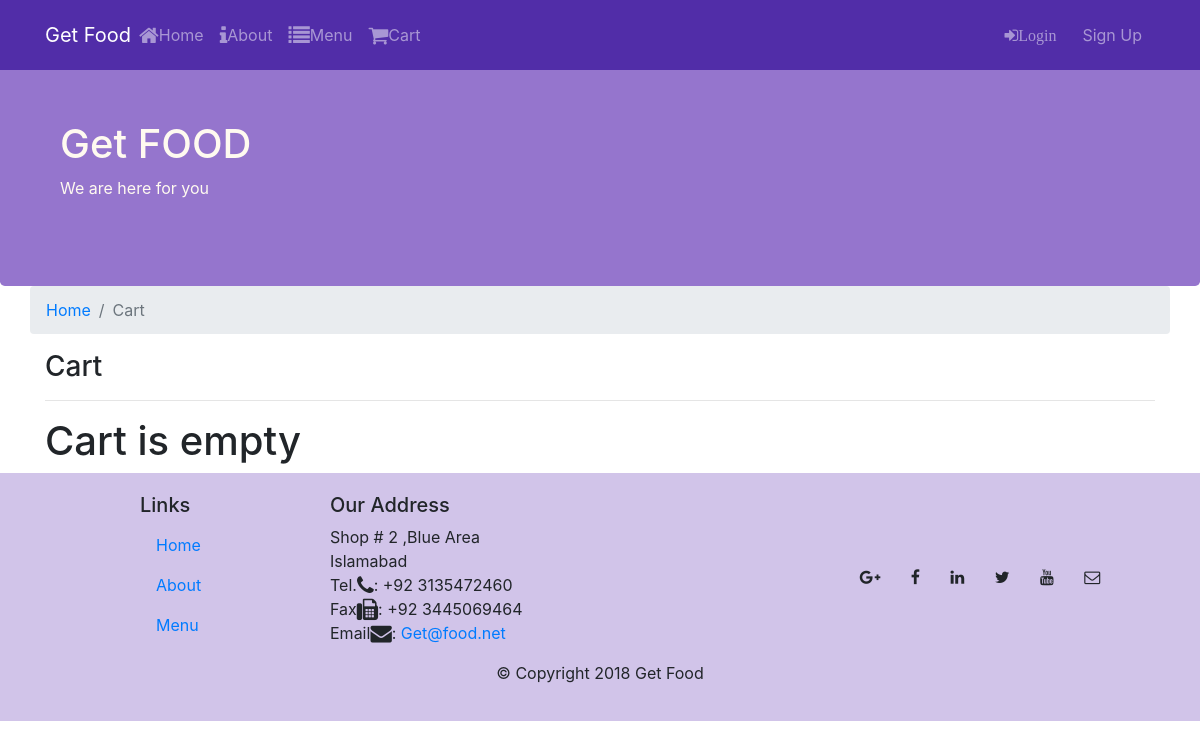
Page /cart.php?user=2 on the earlier database version.
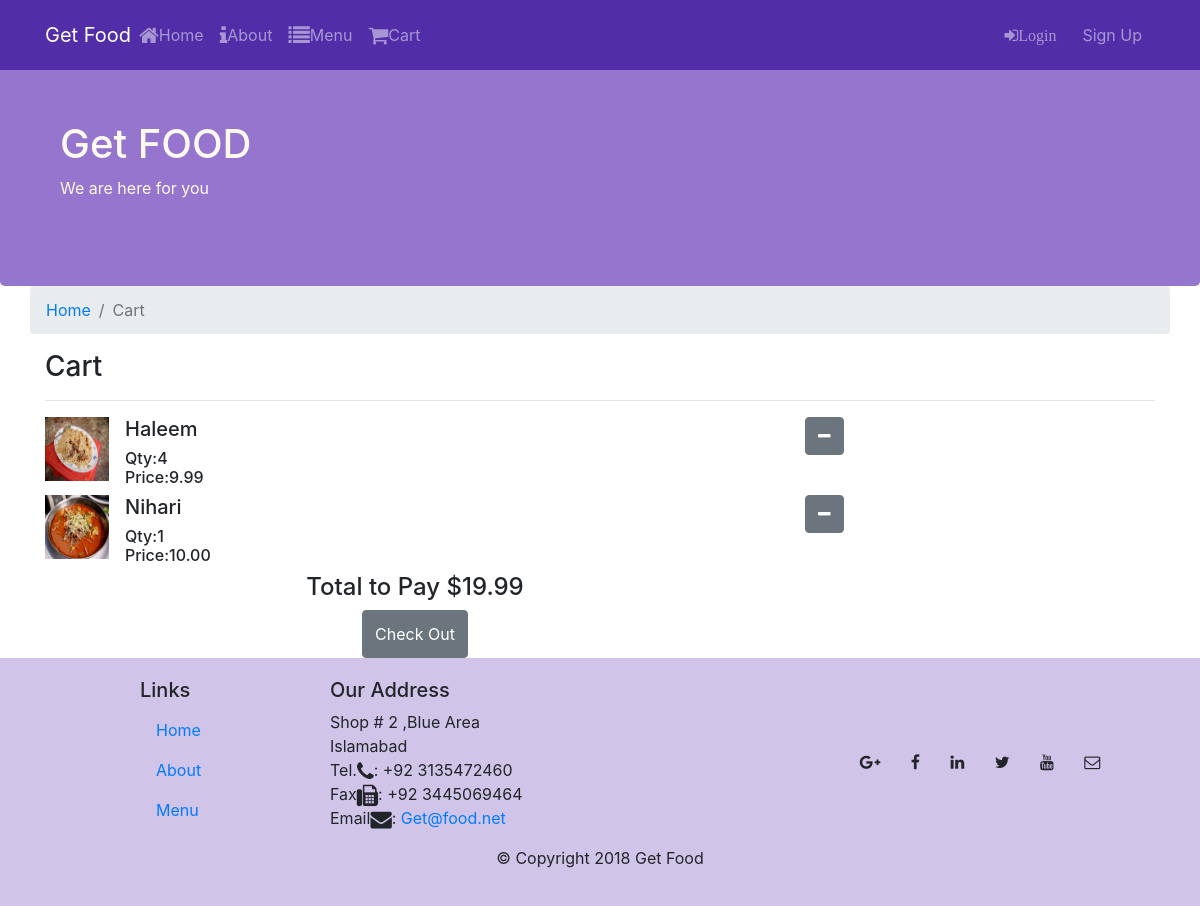
Same page on the later database version.
### tables this page shows
CREATE TABLE `cart` (
  `cart_id` int(11) NOT NULL,
  `user_id` int(11) NOT NULL,
  `item_id` int(11) NOT NULL,
  `qty` int(10) NOT NULL DEFAULT 1,
  `isDone` tinyint(1) NOT NULL DEFAULT 0
);

CREATE TABLE `dishes` (
  `id` int(11) NOT NULL,
  `dish_name` varchar(20) NOT NULL,
  `dish_detail` text NOT NULL,
  `dish_image` varchar(50) NOT NULL,
  `dish_price` double(5,2) NOT NULL DEFAULT 9.99,
  `dish_featured` tinyint(4) NOT NULL DEFAULT 0
);

### cart.php (the view, shortened to what this page needs)
<!DOCTYPE html>
<html lang="en">
<head>
    <link rel="stylesheet" href="https://stackpath.bootstrapcdn.com/bootstrap/4.5.0/css/bootstrap.min.css">
    <link rel="stylesheet" href="css/styles.css">
    <link rel="stylesheet" href="https://cdnjs.cloudflare.com/ajax/libs/bootstrap-social/5.1.1/bootstrap-social.min.css" />
    <link rel="stylesheet" href="https://stackpath.bootstrapcdn.com/font-awesome/4.7.0/css/font-awesome.min.css">
</head>
<body>
    <?php include 'header.php' ?>
    <div class='container'>
        <div class="row">
            <ol class="col-12 breadcrumb">
                <li class="breadcrumb-item"><a href="index.php">Home</a></li>
                <li class="breadcrumb-item active">Cart</li>
            </ol>
            <div class="col-12">
                <h3>Cart</h3>
                <hr>
            </div>
        </div>
            <?php
                include 'connect.php';
                $userId=$_GET['user'];
                $sql="SELECT * FROM `cart` INNER JOIN `dishes`
                ON cart.item_id=dishes.id WHERE user_id=$userId AND isDone=0";
                $result = $conn->query($sql);
                $total=0;
                if($result->num_rows>0){
                    while($row = $result->fetch_assoc()){
                       echo"
                       <form class='cartForm' method='POST' action='cart.php?dish=".$row['cart_id']."&user=".$userId."'>
                       <div class='row'>
                        <div class='col-12 col-md-8 media'>
                            <img class='mr-3' src=".$row['dish_image']." alt='".$row['dish_name']."' width='64px' height='64px'>
                            <div class='media-body'>
                            <h5 class='mt-0'>".$row['dish_name']."</h5>
                            <h6>Qty:".$row['qty']."<br>Price:".$row['dish_price']."</h6>
                          </div>
                        </div>
                        <div class='col-12 col-md-4'>
                            <button type='submit' id='dish_".$row['cart_id']."' class='btn btn-secondary' name='removeDish'><span class='fa fa-minus'></span></button>
                        </div>
                        </div>
                        </form>
                        ";
                        $total+=$row['dish_price'];
                    }
                    echo "
                        <div class='col-8 d-flex justify-content-center'>
                            <h4>Total to Pay $$total</h4>
                        </div>
                        <form class='checkout' method='POST' action='cart.php?user=".$userId."'>
                            <div class='col-8 d-flex justify-content-center'>
                                <button id='total' class='btn btn-secondary' type='submit' name='checkout'>Check Out</button>
                                <br><br>
                            </div>
                        </form>
                    ";
                }
                else{
                    echo "<h1>Cart is empty</h1>";
                }
            ?>
    </div>
    <?php include 'footer.php' ?>
</body>
</html>

### header.php (shortened to what this page needs)
<nav class="navbar navbar-dark navbar-expand-sm fixed-top ">
        <div class="container">
            <a class="navbar-brand mr-auto" href="index.php">Get Food</a>
            <div class="collapse navbar-collapse" id="Navbar">
                <ul class="navbar-nav mr-auto">
                    <li class="nav-item"><a class="nav-link" href="index.php"><span class="fa fa-home fa-lg"></span>Home</a></li>
                    <li class="nav-item"><a class="nav-link" href="about.php"><span class="fa fa-info fa-lg"></span>About</a></li>
                    <li class="nav-item"><a class="nav-link" href="menu.php"><span class="fa fa-list fa-lg"></span>Menu</a></li>
                    <div id='cartLink'></div>
              </ul>
                <span class='navbar-text'  id='loginButton'>
                </span>
                <span class='navbar-text'  id='signupButton'>
                </span>
            </div>
        </div>
    </nav>
    <header class="jumbotron">
        <div class="container">
            <div class="row row-header align-items-center">
                <div class="col-12 col-sm-6">
                    <h1>Get FOOD</h1>
                    <p>We are here for you</p>
                </div>
            </div>
        </div>
    </header>

### footer.php
    <footer class="footer">
        <div class="container">
            <div class="row">
                <div class="col-4 offset-1 col-sm-2">
                    <h5>Links</h5>
                    <ul class="list-unstyled">
                    <a class="nav-link" href="index.php">Home</a>
                    <a class="nav-link" href="about.php">About</a>
                    <a class="nav-link" href="menu.php">Menu</a>
                    </ul>
                </div>
                <div class="col-7 col-sm-5">
                    <h5>Our Address</h5>
                    <address>
		              Shop # 2 ,Blue Area<br>
		              Islamabad<br>
		              Tel.<i class="fa fa-phone fa-lg"></i>: +92 3135472460<br>
		              Fax<i class="fa fa-fax fa-lg"></i>: +92 3445069464<br>
		              Email<i class="fa fa-envelope fa-lg"></i>: <a href="mailto:confusion@food.net">Get@food.net</a>
		           </address>
                </div>
                <div class="col-12 col-sm-4 align-self-center">
                    <div class="text-center">
                        <a class="btn btn-social-icon btn-google" href="http://google.com/+"><i class="fa fa-google-plus"></i></a>
                        <a class="btn btn-social-icon btn-facebook" href="http://www.facebook.com/profile.php?id="><i class="fa fa-facebook"></i></a>
                        <a class="btn btn-social-icon btn-linkedin" href="http://www.linkedin.com/in/"><i class="fa fa-linkedin"></i></a>
                        <a class="btn btn-social-icon btn-twitter" href="http://twitter.com/"><i class="fa fa-twitter"></i></a>
                        <a class="btn btn-social-icon btn-google" href="http://youtube.com/"><i class="fa fa-youtube"></i></a>
                        <a class="btn btn-social-icon" href="mailto:"><i class="fa fa-envelope-o"></i></a>
                    </div>
                </div>
           </div>
           <div class="row justify-content-center">
                <div class="col-auto">
                    <p>© Copyright 2018 Get Food</p>
                </div>
            </div>
</footer>

### css/styles.css (style rules this page uses)
.row-header { margin: 0px auto; padding: 0px 0px; }
.footer { background-color: #D1C4E9; margin: 0px auto; padding: 20px 0px; }
.jumbotron { margin: 0px auto; padding: 70px 30px; background: #9575CD; color: floralwhite; }
body { padding: 50px 0px 0px 0px; z-index: 0; }
.navbar-dark { background-color: #512DA8; }

Differences in the rows shown:
added cart: dishes.dish_image (picture), dishes.dish_name "Haleem", qty "4", dishes.dish_price "9.99", cart_id 68 (drawn)
added cart: dishes.dish_image (picture), dishes.dish_name "Nihari", qty "1", dishes.dish_price "10.00", cart_id 69 (drawn)
Other differences:
$total: (not shown) → "19.99"
text no longer shown: "Cart is empty"
text now shown: "Total to Pay $ Check Out"
